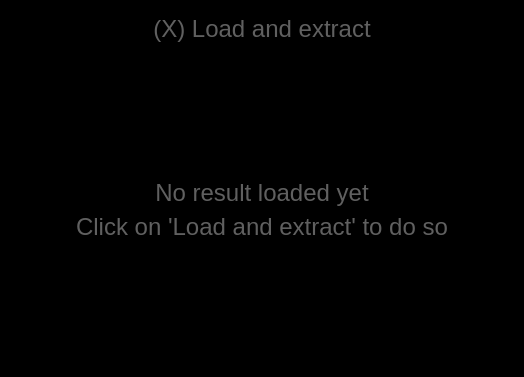
<?xml version="1.0" encoding="UTF-8"?>
<ui version="4.0">
 <class>QtSecretMessageExtractDialog2</class>
 <widget class="QDialog" name="QtSecretMessageExtractDialog2">
  <property name="geometry">
   <rect>
    <x>0</x>
    <y>0</y>
    <width>524</width>
    <height>377</height>
   </rect>
  </property>
  <property name="windowTitle">
   <string>Extract secret message</string>
  </property>
  <property name="windowIcon">
   <iconset resource="../../Games/GameAminoAcidFighter/GameAminoAcidFighter.qrc">
    <normaloff>:/images/R.png</normaloff>:/images/R.png</iconset>
  </property>
  <property name="styleSheet">
   <string notr="true">QDialog { background-color: rgb(0, 0, 0);  }
QPushButton { background-color: rgb(0, 0, 0);  }
QPushButton { font-size: 24px; }
QPushButton { color: rgb(96,96,96); }
QPushButton { font: &quot;Courier New&quot; }
QLabel { background-color: rgb(0, 0, 0);  }
QLabel { font-size: 24px; }
QLabel { color: rgb(96,96,96); }
QLabel { font: &quot;Courier New&quot; }
QWidget { background-color: rgb(0, 0, 0);  }</string>
  </property>
  <layout class="QVBoxLayout" name="verticalLayout">
   <item>
    <widget class="QPushButton" name="button_load">
     <property name="text">
      <string>(X) Load and extract</string>
     </property>
     <property name="flat">
      <bool>true</bool>
     </property>
    </widget>
   </item>
   <item>
    <spacer name="spacer_top">
     <property name="orientation">
      <enum>Qt::Vertical</enum>
     </property>
     <property name="sizeHint" stdset="0">
      <size>
       <width>20</width>
       <height>119</height>
      </size>
     </property>
    </spacer>
   </item>
   <item>
    <widget class="QLabel" name="label_result">
     <property name="text">
      <string>No result loaded yet</string>
     </property>
     <property name="alignment">
      <set>Qt::AlignCenter</set>
     </property>
    </widget>
   </item>
   <item>
    <widget class="QLabel" name="label_todo">
     <property name="text">
      <string>Click on 'Load and extract' to do so</string>
     </property>
     <property name="alignment">
      <set>Qt::AlignCenter</set>
     </property>
    </widget>
   </item>
   <item>
    <spacer name="spacer_bottom">
     <property name="orientation">
      <enum>Qt::Vertical</enum>
     </property>
     <property name="sizeHint" stdset="0">
      <size>
       <width>20</width>
       <height>120</height>
      </size>
     </property>
    </spacer>
   </item>
  </layout>
 </widget>
 <resources>
  <include location="../../Games/GameAminoAcidFighter/GameAminoAcidFighter.qrc"/>
 </resources>
 <connections/>
</ui>
